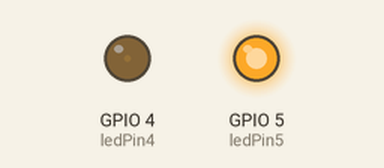
Bench run of a sketch on a simulated ESP32. On the bench: output pins drawn as LEDs (lit = HIGH). What the sketch prints to the serial monitor is not drawn.

Above: at 0.05 s.
At 1.15 s:
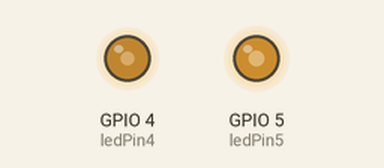
At 2.3 s:
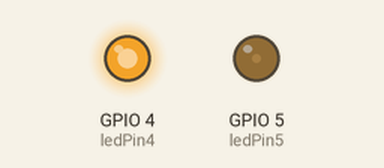
At 4.6 s:
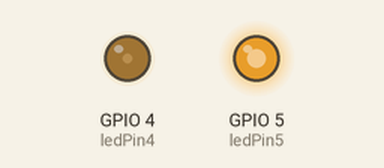
Timing chart, 0 to 6.7 s (numbered marks = the images above):
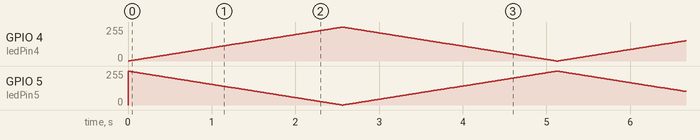

The sketch:

lab02.ino
```cpp
// 两路LED引脚
const int ledPin4 = 4;
const int ledPin5 = 5;

// PWM参数
const int freq = 5000;
const int resolution = 8;

void setup() {
  Serial.begin(115200);
  // 两个引脚绑定PWM
  ledcAttach(ledPin4, freq, resolution);
  ledcAttach(ledPin5, freq, resolution);
}

void loop() {
  // 4渐亮，5同步渐暗
  for(int duty = 0; duty <= 255; duty++){
    ledcWrite(ledPin4, duty);
    ledcWrite(ledPin5, 255 - duty);
    delay(10);
  }

  // 4渐暗，5同步渐亮
  for(int duty = 255; duty >= 0; duty--){
    ledcWrite(ledPin4, duty);
    ledcWrite(ledPin5, 255 - duty);
    delay(10);
  }

  Serial.println("一轮交替呼吸完成");
}
```
